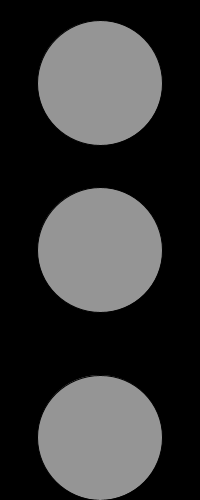
Frame 1 (no input)
Frame 60 (the mouse pressed at the canvas centre just before this capture): identical to frame 1, image omitted
Frame 120 (the mouse held since frame 60 and released just before this capture): identical to frame 1, image omitted

The Processing sketch that drew this single still picture (run headless with seeded random() and noise(); from frame 60 on, the mouse is pressed at the canvas centre):

// Processing sketch: TaskThree
// ── TaskThree.pde
//Task 3

// vi starter med at fine 

color redL = color (255, 0, 0);
color yellowL = color (255, 255, 0);
color greenL = color(0, 255, 0);
color background = color(0);
color gray = color (149);

void setup() {
  size (200, 500);
  frameRate(144);
}

void draw() {
  background(background);
  fill(gray);
  //laver den øverste røde cirkel først
  float x = width/2;
  float y = height/6;
  float radius = height*0.25;
  circle(x, y, radius);
  
  //keypressed for det røde lys
  if (keyPressed) {
    if (key=='1') {
      fill(redL);
      circle(x, y, radius);
    }
  }

  //gule midtercirkel dannes

  fill(gray);
  float secondY=height/2;
  circle (x, secondY, radius);
  if (keyPressed) {
    if (key == '2') {
      fill(yellowL);
      circle (x, secondY, radius);
    }
  }
  
  //det nederste grønne lys dannes
  fill(gray);
  float thirdY = (secondY+secondY*3/4);
  circle(x,thirdY,radius);
  if (keyPressed){
    if(key == '3'){
      fill(greenL);
      circle(x,thirdY,radius);
    }
  }
}
